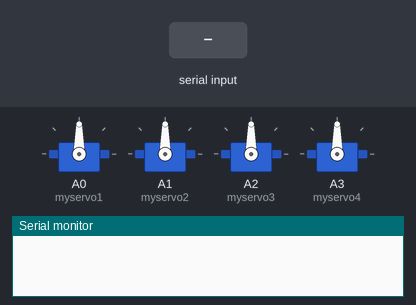
A sketch run on a simulated Arduino Uno, built with avr-gcc and run on an emulated ATmega328P. Shown: 4 × servo, the last lines printed to the serial monitor. The inputs (shaded band) are chosen by the test bench.

Above: at 1.2 s.
1.3 s: "1\n" received over Serial
At 2.5 s:
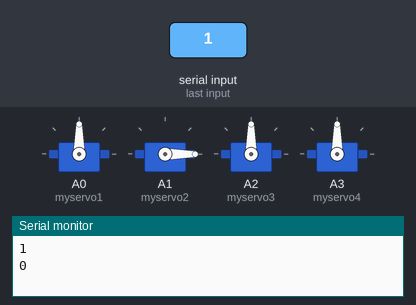
2.8 s: byte 51 ('3') received over Serial
At 3.7 s:
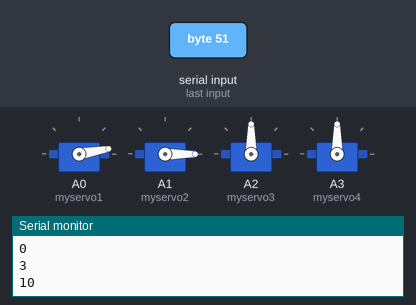
4.3 s: byte 49 ('1') received over Serial
At 4.9 s:
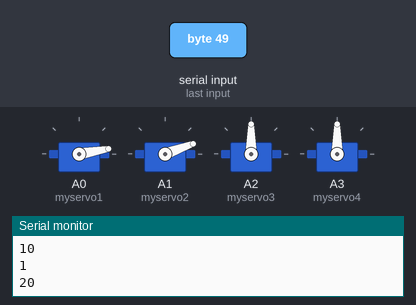
5.8 s: byte 52 ('4') received over Serial
At 7.0 s:
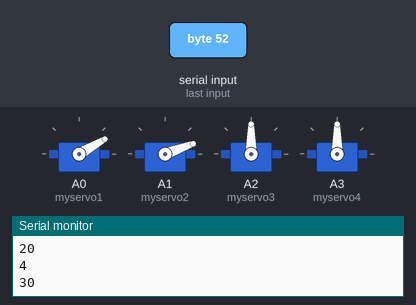
7.3 s: byte 53 ('5') received over Serial
At 8.4 s:
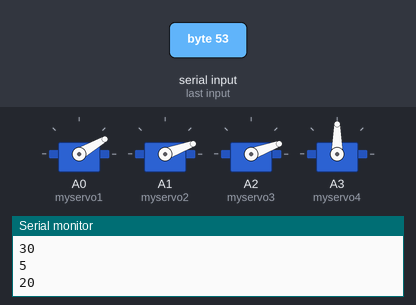
8.8 s: byte 55 ('7') received over Serial
At 9.5 s:
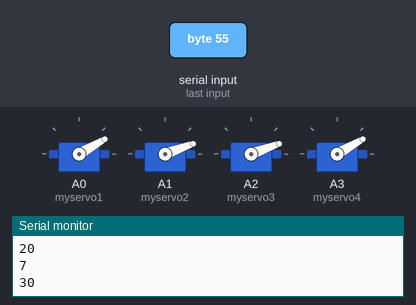
Timing chart, 0 to 11.3 s (numbered marks = the images above; inputs shaded):
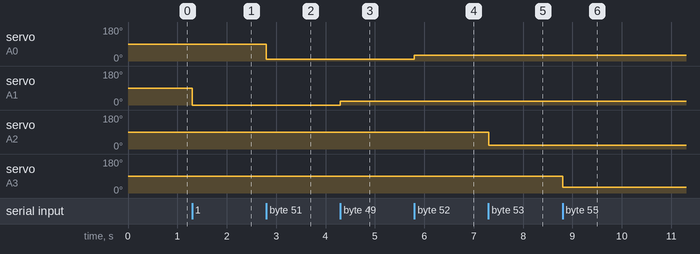

Measured:
- after the input at 1.3 s, servo on A1 (myservo2): 90° → 0° at once
- after the input at 2.8 s, servo on A0 (myservo1): 90° → 10° at once
- after the input at 4.3 s, servo on A1 (myservo2): 0° → 20° at once
- after the input at 5.8 s, servo on A0 (myservo1): 10° → 30° at once
- after the input at 7.3 s, servo on A2 (myservo3): 90° → 20° at once
- after the input at 8.8 s, servo on A3 (myservo4): 90° → 30° at once

The sketch:

Servo_Control.ino
```cpp
// Include the Servo library
#include <Servo.h>
Servo myservo1;  // create servo object to control a servo
Servo myservo2;
Servo myservo3;
Servo myservo4;
// twelve servo objects can be created on most boards

int pos = 0;    // variable to store the servo position
char data;

void setup() {
   // We need to attach the servo to the used pin number
    myservo1.attach(A0);
    myservo2.attach(A1);
    myservo3.attach(A2);
    myservo4.attach(A3);
   Serial.begin(9600);
}
void loop(){
   // Make servo go to 0 degrees

   if(Serial.available() > 0)  // Send data only when you receive data:
   {
      data = Serial.read();        //Read the  incoming  data and store it into variable data
      Serial.print(data);          //Print Value inside data in Serial monitor
      Serial.print("\n");

     if(data == '1')
       {
            if(pos<=180)
            {
              Serial.print(pos);          //Print Value inside data in Serial monitor
              Serial.print("\n");
           myservo2.write(pos);
           delay(15);
           pos+=10;
            }
          }
      else if(data=='2')
      {
            if(pos>=0)
            {
              Serial.print(pos);          //Print Value inside data in Serial monitor
              Serial.print("\n");
           myservo2.write(pos);
           delay(15);
           pos-=10;
            }
      }
     else if(data == '3')              // Checks whether value of data is equal to 1
          {
            if(pos<=180)
            {
              Serial.print(pos);          //Print Value inside data in Serial monitor
              Serial.print("\n");
           myservo1.write(pos);
           delay(15);
           pos+=10;
            }
          }
       else if(data == '4')
      {
            if(pos>=0)
            {
              Serial.print(pos);          //Print Value inside data in Serial monitor
              Serial.print("\n");
           myservo1.write(pos);
           delay(15);
           pos-=10;
            }
      }
      else if(data == '5')              // Checks whether value of data is equal to 1
            {
            if(pos<=180)
              {
              Serial.print(pos);          //Print Value inside data in Serial monitor
              Serial.print("\n");
              myservo3.write(pos);
              delay(15);
              pos+=10;
              }
            }
          else if(data == '6')
            {
            if(pos>=0)
              {
              Serial.print(pos);          //Print Value inside data in Serial monitor
              Serial.print("\n");
              myservo3.write(pos);
              delay(15);
              pos-=10;
              }
             }
          else if(data == '7')              // Checks whether value of data is equal to 1
             {
            if(pos<=180)
                {
              Serial.print(pos);          //Print Value inside data in Serial monitor
              Serial.print("\n");
              myservo4.write(pos);
              delay(15);
              pos+=10;
                }
              }
          else if(data == '8')
              {
            if(pos>=0)
                {
              Serial.print(pos);          //Print Value inside data in Serial monitor
              Serial.print("\n");
              myservo4.write(pos);
              delay(15);
              pos-=10;
                }
              }

   }
}
```
